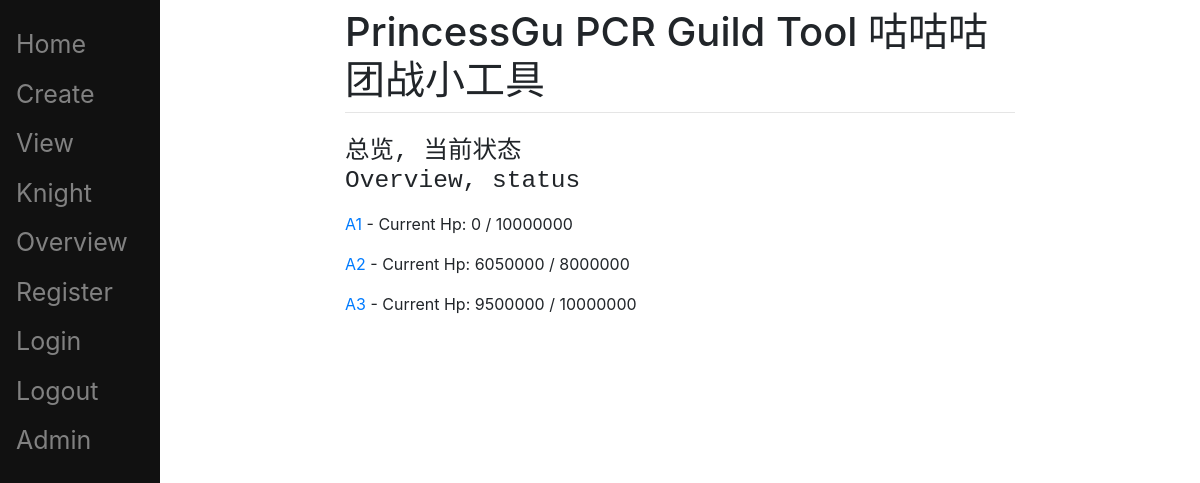
Page /overview/ on the earlier database version.
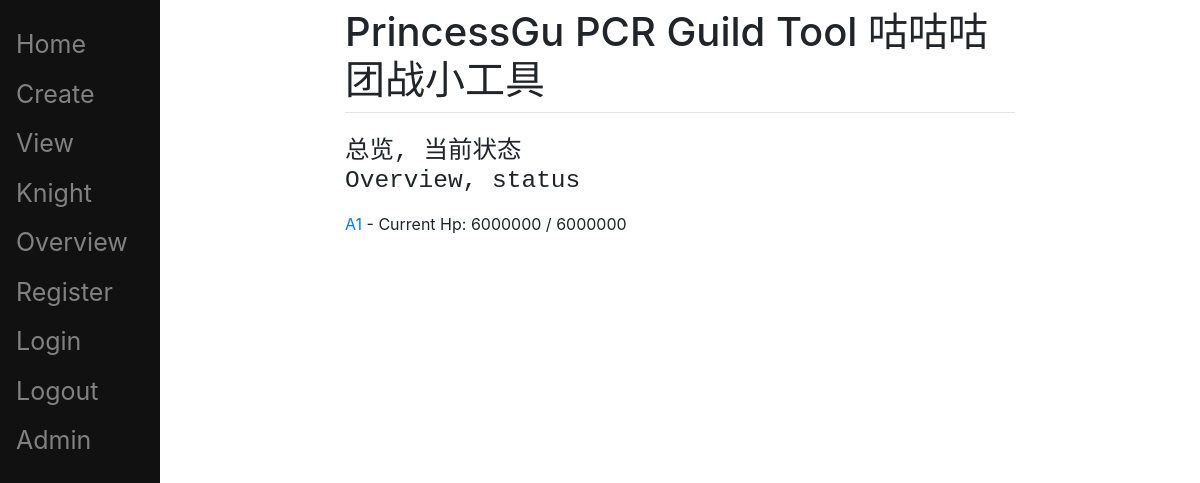
Same page on the later database version.
### main/models.py (models this page shows, shortened)
class ToDoList(models.Model):
    user = models.ForeignKey(User, on_delete=models.CASCADE, related_name="todolist", null=True)
    name = models.CharField(max_length=200)
    required_dmg = models.IntegerField()
    hp = models.IntegerField()
    hp_current = models.IntegerField()

### main/views.py (the view)
# urls.py: path("overview/", views.overview, name="overview"),
def overview(response):
    all_list = ToDoList.objects.all()
    return render(response, "main/overview.html", {"all_list": all_list})

### main/templates/main/overview.html (shortened to what this page needs)
{% extends 'main/base.html' %}
{% block content %}
<h3>
<pre>
总览, 当前状态
Overview, status
</pre>
</h3>
<form method="POST" action="/view/">
    {% for td in all_list %}
        <p><a href="/{{td.id}}">{{td.name}}</a> - Current Hp: {{td.hp_current}} / {{td.hp}}</p>
    {% endfor %}
</form>
{% endblock %}

Differences in the rows shown:
removed ToDoList: name "A2", hp_current "6050000", hp "8000000"
removed ToDoList: name "A3", hp_current "9500000", hp "10000000"
changed ToDoList: hp_current "0" → "6000000"; hp "10000000" → "6000000"
